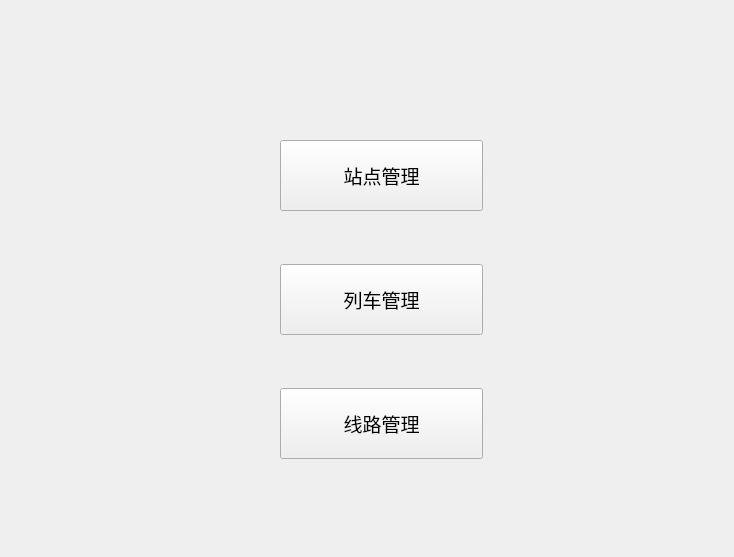
<?xml version="1.0" encoding="UTF-8"?>
<ui version="4.0">
 <class>gn_xtgl</class>
 <widget class="QWidget" name="gn_xtgl">
  <property name="geometry">
   <rect>
    <x>0</x>
    <y>0</y>
    <width>734</width>
    <height>557</height>
   </rect>
  </property>
  <property name="minimumSize">
   <size>
    <width>734</width>
    <height>557</height>
   </size>
  </property>
  <property name="maximumSize">
   <size>
    <width>734</width>
    <height>557</height>
   </size>
  </property>
  <property name="font">
   <font>
    <family>宋体</family>
    <pointsize>14</pointsize>
   </font>
  </property>
  <property name="windowTitle">
   <string>Form</string>
  </property>
  <widget class="QWidget" name="layoutWidget">
   <property name="geometry">
    <rect>
     <x>280</x>
     <y>140</y>
     <width>203</width>
     <height>319</height>
    </rect>
   </property>
   <layout class="QVBoxLayout" name="verticalLayout">
    <item>
     <widget class="QPushButton" name="PB1">
      <property name="minimumSize">
       <size>
        <width>201</width>
        <height>71</height>
       </size>
      </property>
      <property name="maximumSize">
       <size>
        <width>16777213</width>
        <height>16777215</height>
       </size>
      </property>
      <property name="font">
       <font>
        <family>宋体</family>
        <pointsize>14</pointsize>
       </font>
      </property>
      <property name="text">
       <string>站点管理</string>
      </property>
     </widget>
    </item>
    <item>
     <spacer name="verticalSpacer">
      <property name="orientation">
       <enum>Qt::Vertical</enum>
      </property>
      <property name="sizeHint" stdset="0">
       <size>
        <width>20</width>
        <height>40</height>
       </size>
      </property>
     </spacer>
    </item>
    <item>
     <widget class="QPushButton" name="PB2">
      <property name="minimumSize">
       <size>
        <width>201</width>
        <height>71</height>
       </size>
      </property>
      <property name="text">
       <string>列车管理</string>
      </property>
     </widget>
    </item>
    <item>
     <spacer name="verticalSpacer_2">
      <property name="orientation">
       <enum>Qt::Vertical</enum>
      </property>
      <property name="sizeHint" stdset="0">
       <size>
        <width>20</width>
        <height>40</height>
       </size>
      </property>
     </spacer>
    </item>
    <item>
     <widget class="QPushButton" name="PB3">
      <property name="minimumSize">
       <size>
        <width>201</width>
        <height>71</height>
       </size>
      </property>
      <property name="text">
       <string>线路管理</string>
      </property>
     </widget>
    </item>
   </layout>
  </widget>
 </widget>
 <resources/>
 <connections/>
</ui>
